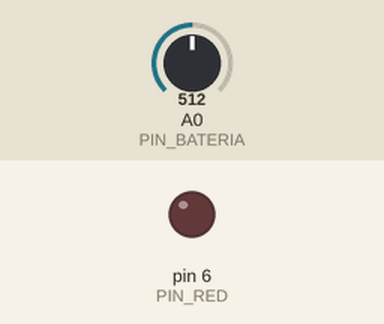
The sketch below on a simulated Arduino Mega 2560, built with avr-gcc and run on an emulated ATmega2560. Shown: output pins drawn as LEDs (lit = HIGH). The inputs (shaded band) are chosen by the test bench; at power-on: A0 (PIN_BATERIA) = 512.

Above: at 0.5 s.
At 5.0 s:
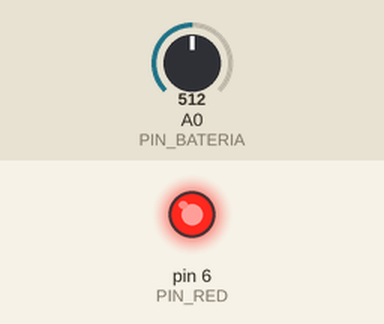
Timing chart, 0 to 6.9 s (numbered marks = the images above):
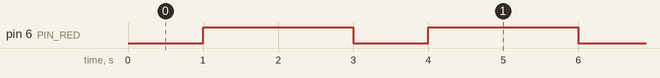

Measured:
- by itself, pin 6 (PIN_RED): alternates HIGH for 2.0 s and LOW for 1.0 s

The sketch:

bateria.ino
```cpp
// MEF de parpadeo condicionado a bajos niveles de bateria
// Definimos estados
#define BOK   0
#define POFF  1
#define PON   2

// Definimos etiquetas
#define PIN_GREEN     3   // Pin led verde
#define PIN_RED       6   // Pin led rojo
#define PIN_BATERIA   A0  // Pin voltaje de la bateria

// Declaramos constantes
const unsigned long TOn  = 2000; // Constante para el tiempo de encendido 2000 ms
const unsigned long TOff = 1000; // Constante para el tiempo de apagado   1000 ms

// Declaramos variables
unsigned int estado = BOK;
unsigned long tini, tact, trel;

void setup() {
  // Configuramos los pines
  pinMode(PIN_RED, OUTPUT); // Definimos PIN_RED como una salida
  // Limpieza de la salida por seguridad
  digitalWrite(PIN_RED, LOW); // Apagamos PIN_RED
  tini = millis(); // Iniciamos la marca de tiempo
}

void loop() {
  int S = analogRead(PIN_BATERIA); // Leemos la información de PIN_BATERIA
  tact = millis();    // Tomamos el tiempo actual
  trel = tact - tini; // Calculamos el tiempo que a pasado desde tini
  switch (estado) {
    case BOK:
      digitalWrite(PIN_RED, LOW);
      if (S < 600) estado = POFF;
      break;
    case POFF:
      digitalWrite(PIN_RED, LOW);
      if (S > 650) estado = BOK;
      if (trel > TOff){
        estado = PON;
        tini = tact;
      }
      break;
    case PON:
      digitalWrite(PIN_RED, HIGH);
      if (S > 650) estado = BOK;
      if (trel > TOn){
        estado = POFF;
        tini = tact;
      }
      break;
  }
}
```
